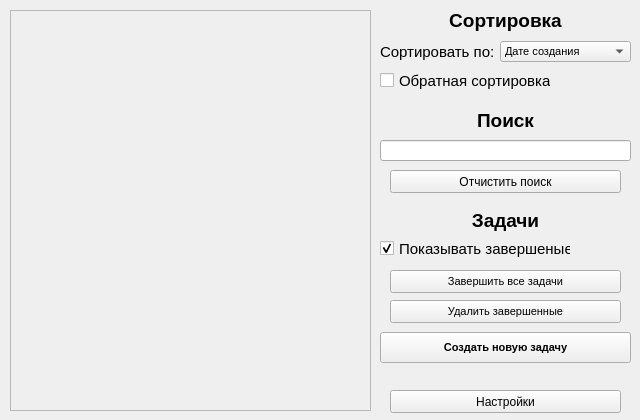
<?xml version="1.0" encoding="UTF-8"?>
<ui version="4.0">
 <class>MainWindow</class>
 <widget class="QMainWindow" name="MainWindow">
  <property name="geometry">
   <rect>
    <x>0</x>
    <y>0</y>
    <width>640</width>
    <height>420</height>
   </rect>
  </property>
  <property name="minimumSize">
   <size>
    <width>640</width>
    <height>420</height>
   </size>
  </property>
  <property name="maximumSize">
   <size>
    <width>700</width>
    <height>420</height>
   </size>
  </property>
  <property name="windowTitle">
   <string>MainWindow</string>
  </property>
  <property name="styleSheet">
   <string notr="true"/>
  </property>
  <widget class="QWidget" name="centralwidget">
   <widget class="QScrollArea" name="scrollArea">
    <property name="geometry">
     <rect>
      <x>10</x>
      <y>10</y>
      <width>361</width>
      <height>401</height>
     </rect>
    </property>
    <property name="horizontalScrollBarPolicy">
     <enum>Qt::ScrollBarAlwaysOff</enum>
    </property>
    <property name="widgetResizable">
     <bool>true</bool>
    </property>
    <property name="alignment">
     <set>Qt::AlignLeading|Qt::AlignLeft|Qt::AlignTop</set>
    </property>
    <widget class="QWidget" name="scrollAreaWidgetContents">
     <property name="geometry">
      <rect>
       <x>0</x>
       <y>0</y>
       <width>359</width>
       <height>399</height>
      </rect>
     </property>
    </widget>
   </widget>
   <widget class="QComboBox" name="comboBox_sort">
    <property name="geometry">
     <rect>
      <x>500</x>
      <y>41</y>
      <width>131</width>
      <height>21</height>
     </rect>
    </property>
    <property name="font">
     <font>
      <pointsize>8</pointsize>
     </font>
    </property>
    <property name="layoutDirection">
     <enum>Qt::LeftToRight</enum>
    </property>
    <item>
     <property name="text">
      <string>Дате создания</string>
     </property>
    </item>
    <item>
     <property name="text">
      <string>Заголовку</string>
     </property>
    </item>
    <item>
     <property name="text">
      <string>Тексту</string>
     </property>
    </item>
   </widget>
   <widget class="QCheckBox" name="cb_reverse_sort">
    <property name="geometry">
     <rect>
      <x>380</x>
      <y>70</y>
      <width>171</width>
      <height>21</height>
     </rect>
    </property>
    <property name="font">
     <font>
      <pointsize>11</pointsize>
     </font>
    </property>
    <property name="text">
     <string>Обратная сортировка</string>
    </property>
   </widget>
   <widget class="QLabel" name="label_sort_2">
    <property name="geometry">
     <rect>
      <x>380</x>
      <y>40</y>
      <width>121</width>
      <height>21</height>
     </rect>
    </property>
    <property name="font">
     <font>
      <pointsize>11</pointsize>
     </font>
    </property>
    <property name="text">
     <string>Сортировать по:</string>
    </property>
    <property name="alignment">
     <set>Qt::AlignBottom|Qt::AlignLeading|Qt::AlignLeft</set>
    </property>
   </widget>
   <widget class="QLabel" name="label_sort">
    <property name="geometry">
     <rect>
      <x>380</x>
      <y>10</y>
      <width>251</width>
      <height>21</height>
     </rect>
    </property>
    <property name="font">
     <font>
      <pointsize>14</pointsize>
      <weight>75</weight>
      <bold>true</bold>
     </font>
    </property>
    <property name="text">
     <string>Сортировка</string>
    </property>
    <property name="alignment">
     <set>Qt::AlignCenter</set>
    </property>
   </widget>
   <widget class="QLabel" name="label_find">
    <property name="geometry">
     <rect>
      <x>380</x>
      <y>110</y>
      <width>251</width>
      <height>21</height>
     </rect>
    </property>
    <property name="font">
     <font>
      <pointsize>14</pointsize>
      <weight>75</weight>
      <bold>true</bold>
     </font>
    </property>
    <property name="text">
     <string>Поиск</string>
    </property>
    <property name="alignment">
     <set>Qt::AlignCenter</set>
    </property>
   </widget>
   <widget class="QLineEdit" name="lineEdit_find">
    <property name="geometry">
     <rect>
      <x>380</x>
      <y>140</y>
      <width>251</width>
      <height>21</height>
     </rect>
    </property>
    <property name="font">
     <font>
      <pointsize>11</pointsize>
     </font>
    </property>
    <property name="text">
     <string/>
    </property>
   </widget>
   <widget class="QPushButton" name="btn_clear_find">
    <property name="geometry">
     <rect>
      <x>390</x>
      <y>170</y>
      <width>231</width>
      <height>23</height>
     </rect>
    </property>
    <property name="text">
     <string>Отчистить поиск</string>
    </property>
   </widget>
   <widget class="QLabel" name="label_tasks">
    <property name="geometry">
     <rect>
      <x>380</x>
      <y>210</y>
      <width>251</width>
      <height>21</height>
     </rect>
    </property>
    <property name="font">
     <font>
      <pointsize>14</pointsize>
      <weight>75</weight>
      <bold>true</bold>
     </font>
    </property>
    <property name="text">
     <string>Задачи</string>
    </property>
    <property name="alignment">
     <set>Qt::AlignCenter</set>
    </property>
   </widget>
   <widget class="QCheckBox" name="cb_show_completed_task">
    <property name="geometry">
     <rect>
      <x>380</x>
      <y>240</y>
      <width>191</width>
      <height>17</height>
     </rect>
    </property>
    <property name="font">
     <font>
      <pointsize>11</pointsize>
     </font>
    </property>
    <property name="text">
     <string>Показывать завершеные</string>
    </property>
    <property name="checked">
     <bool>true</bool>
    </property>
   </widget>
   <widget class="QPushButton" name="btn_del_all_completed_task">
    <property name="geometry">
     <rect>
      <x>390</x>
      <y>300</y>
      <width>231</width>
      <height>23</height>
     </rect>
    </property>
    <property name="font">
     <font>
      <pointsize>8</pointsize>
     </font>
    </property>
    <property name="text">
     <string>Удалить завершенные</string>
    </property>
   </widget>
   <widget class="QPushButton" name="btn_do_all_completed_task">
    <property name="geometry">
     <rect>
      <x>390</x>
      <y>270</y>
      <width>231</width>
      <height>23</height>
     </rect>
    </property>
    <property name="font">
     <font>
      <pointsize>8</pointsize>
     </font>
    </property>
    <property name="text">
     <string>Завершить все задачи</string>
    </property>
   </widget>
   <widget class="QPushButton" name="btn_new_task">
    <property name="geometry">
     <rect>
      <x>380</x>
      <y>332</y>
      <width>251</width>
      <height>31</height>
     </rect>
    </property>
    <property name="font">
     <font>
      <pointsize>8</pointsize>
      <weight>75</weight>
      <bold>true</bold>
     </font>
    </property>
    <property name="text">
     <string>Создать новую задачу</string>
    </property>
   </widget>
   <widget class="QPushButton" name="btn_settings">
    <property name="geometry">
     <rect>
      <x>390</x>
      <y>390</y>
      <width>231</width>
      <height>23</height>
     </rect>
    </property>
    <property name="text">
     <string>Настройки</string>
    </property>
   </widget>
  </widget>
 </widget>
 <resources/>
 <connections/>
</ui>
